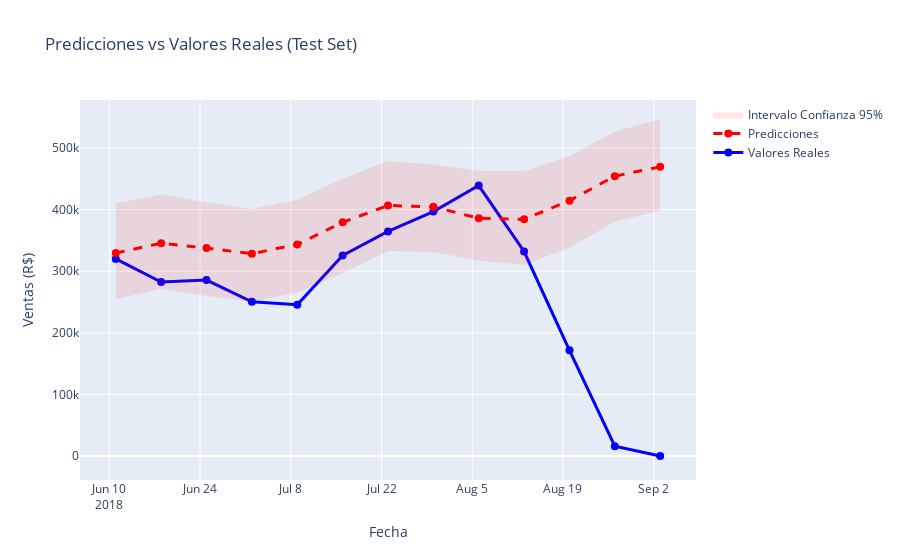

The code cell stored with this chart in its notebook:
### Code cell
# Visualización de predicciones vs reales en test set
fig = go.Figure()

# Valores reales
fig.add_trace(go.Scatter(
    x=df_comparison['fecha'],
    y=df_comparison['real'],
    mode='lines+markers',
    name='Valores Reales',
    line=dict(color='blue', width=3),
    marker=dict(size=8)
))

# Predicciones
fig.add_trace(go.Scatter(
    x=df_comparison['fecha'],
    y=df_comparison['prediccion'],
    mode='lines+markers',
    name='Predicciones',
    line=dict(color='red', width=3, dash='dash'),
    marker=dict(size=8)
))

# Intervalo de confianza
fig.add_trace(go.Scatter(
    x=df_comparison['fecha'],
    y=df_comparison['limite_superior'],
    mode='lines',
    name='IC 95% Superior',
    line=dict(width=0),
    showlegend=False
))

fig.add_trace(go.Scatter(
    x=df_comparison['fecha'],
    y=df_comparison['limite_inferior'],
    mode='lines',
    name='Intervalo Confianza 95%',
    fill='tonexty',
    fillcolor='rgba(255, 0, 0, 0.1)',
    line=dict(width=0)
))

fig.update_layout(
    title='Predicciones vs Valores Reales (Test Set)',
    xaxis_title='Fecha',
    yaxis_title='Ventas (R$)',
    height=600,
    hovermode='x unified'
)

fig.show()

### Figure 1 — Plotly figure (JSON) as saved in the notebook; plotly's stock layout.template omitted (floating-point values rounded to 4 significant figures)
{"data": [{"line": {"color": "blue", "width": 3}, "marker": {"size": 8}, "mode": "lines+markers", "name": "Valores Reales", "type": "scatter", "x": ["2018-06-11T00:00:00.000000000", "2018-06-18T00:00:00.000000000", "2018-06-25T00:00:00.000000000", "2018-07-02T00:00:00.000000000", "2018-07-09T00:00:00.000000000", "2018-07-16T00:00:00.000000000", "2018-07-23T00:00:00.000000000", "2018-07-30T00:00:00.000000000", "2018-08-06T00:00:00.000000000", "2018-08-13T00:00:00.000000000", "2018-08-20T00:00:00.000000000", "2018-08-27T00:00:00.000000000", "2018-09-03T00:00:00.000000000"], "y": [320100.0, 282600.0, 285700.0, 250400.0, 245600.0, 325800.0, 364700.0, 396800.0, 439200.0, 332100.0, 171700.0, 16000.0, 166.5]}, {"line": {"color": "red", "dash": "dash", "width": 3}, "marker": {"size": 8}, "mode": "lines+markers", "name": "Predicciones", "type": "scatter", "x": ["2018-06-11T00:00:00.000000000", "2018-06-18T00:00:00.000000000", "2018-06-25T00:00:00.000000000", "2018-07-02T00:00:00.000000000", "2018-07-09T00:00:00.000000000", "2018-07-16T00:00:00.000000000", "2018-07-23T00:00:00.000000000", "2018-07-30T00:00:00.000000000", "2018-08-06T00:00:00.000000000", "2018-08-13T00:00:00.000000000", "2018-08-20T00:00:00.000000000", "2018-08-27T00:00:00.000000000", "2018-09-03T00:00:00.000000000"], "y": [329700.0, 345600.0, 337700.0, 328600.0, 343500.0, 379400.0, 406800.0, 404600.0, 386000.0, 384300.0, 414600.0, 454400.0, 469600.0]}, {"line": {"width": 0}, "mode": "lines", "name": "IC 95% Superior", "showlegend": false, "type": "scatter", "x": ["2018-06-11T00:00:00.000000000", "2018-06-18T00:00:00.000000000", "2018-06-25T00:00:00.000000000", "2018-07-02T00:00:00.000000000", "2018-07-09T00:00:00.000000000", "2018-07-16T00:00:00.000000000", "2018-07-23T00:00:00.000000000", "2018-07-30T00:00:00.000000000", "2018-08-06T00:00:00.000000000", "2018-08-13T00:00:00.000000000", "2018-08-20T00:00:00.000000000", "2018-08-27T00:00:00.000000000", "2018-09-03T00:00:00.000000000"], "y": [409900.0, 424500.0, 411900.0, 401200.0, 416000.0, 450500.0, 478800.0, 473400.0, 463000.0, 462700.0, 487200.0, 527000.0, 547100.0]}, {"fill": "tonexty", "fillcolor": "rgba(255, 0, 0, 0.1)", "line": {"width": 0}, "mode": "lines", "name": "Intervalo Confianza 95%", "type": "scatter", "x": ["2018-06-11T00:00:00.000000000", "2018-06-18T00:00:00.000000000", "2018-06-25T00:00:00.000000000", "2018-07-02T00:00:00.000000000", "2018-07-09T00:00:00.000000000", "2018-07-16T00:00:00.000000000", "2018-07-23T00:00:00.000000000", "2018-07-30T00:00:00.000000000", "2018-08-06T00:00:00.000000000", "2018-08-13T00:00:00.000000000", "2018-08-20T00:00:00.000000000", "2018-08-27T00:00:00.000000000", "2018-09-03T00:00:00.000000000"], "y": [254000.0, 272200.0, 259900.0, 251000.0, 265300.0, 296900.0, 332900.0, 331300.0, 317200.0, 310000.0, 338100.0, 380300.0, 398700.0]}], "layout": {"autosize": true, "hovermode": "x unified", "title": {"text": "Predicciones vs Valores Reales (Test Set)"}, "xaxis": {"autorange": true, "range": ["2018-06-05 16:59:11.7426", "2018-09-08 07:00:48.2574"], "title": {"text": "Fecha"}, "type": "date"}, "yaxis": {"autorange": true, "range": [-37960.0, 577900.0], "title": {"text": "Ventas (R$)"}, "type": "linear"}}}
